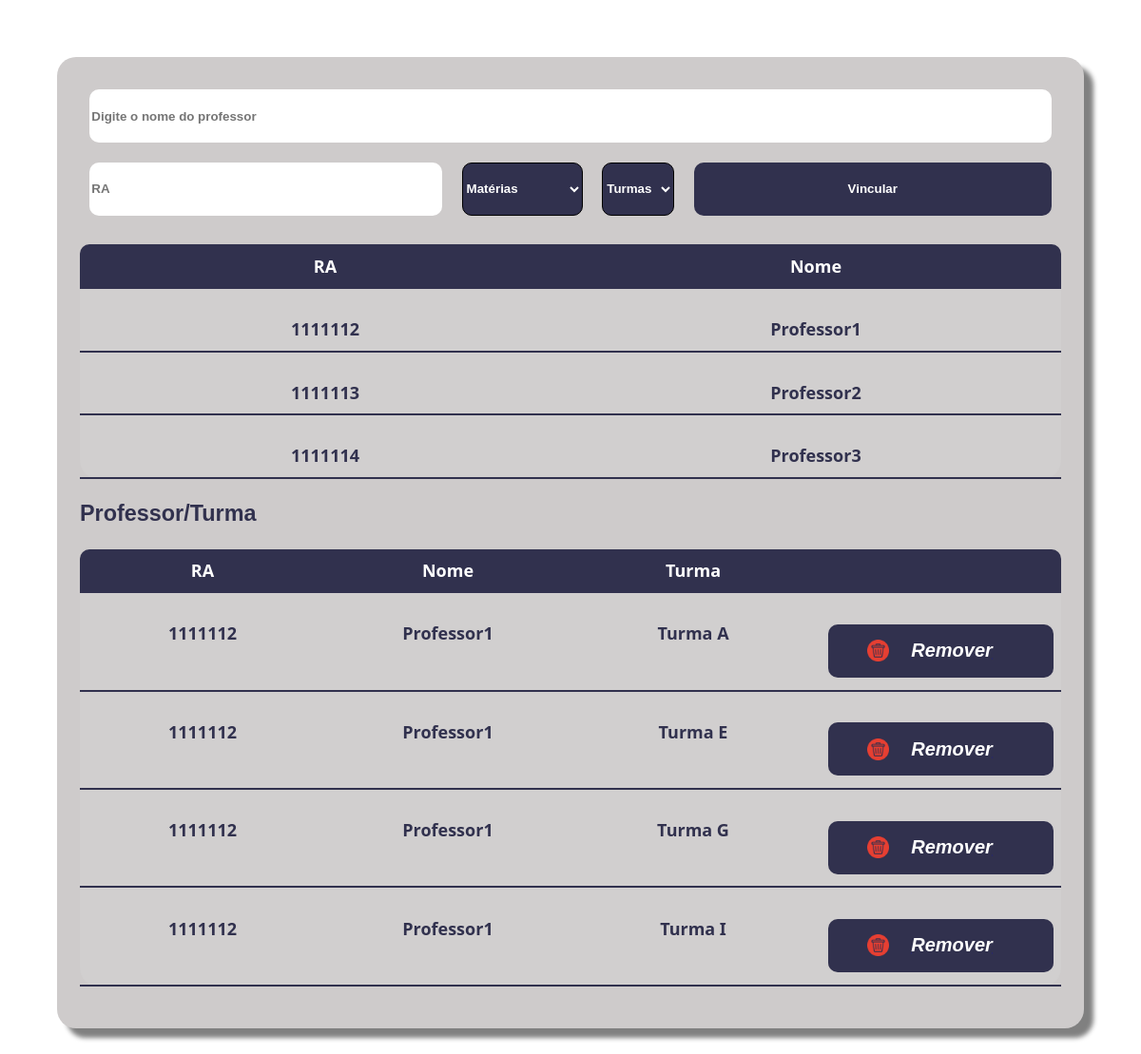
The app's page /Gerente/vincProf.php (signed in) with its own data.
### tables this page shows
CREATE TABLE `professor_turma` (
  `id` int(5) NOT NULL,
  `id_prof` int(9) DEFAULT NULL,
  `id_turma` int(5) DEFAULT NULL
);

CREATE TABLE `turmas` (
  `id` int(3) NOT NULL,
  `desc_turma` varchar(20) DEFAULT NULL
);

### BackEnd/conexao.php (called while the page is built, shortened)
<?php
class Conexao
{
    private $host = "localhost";
    private $port = "3306";
    private $user = "root";
    private $pass = "";
    private $dbName = "escola_db";
    private $pdo = null;
    public function __construct()
    {
        try {
            $this->pdo = new PDO("mysql:dbname=$this->dbName;host=$this->host;port=$this->port", $this->user, $this->pass);
        } catch (Exception $e) {
            $this->errorCode = $e->getCode();
            error_log(date("d-m-Y H:i:s")." - Falha ao conectar com o banco, código: '" . $e->getCode() . "', Erro: '" . $e->getMessage() . "'.\n", 3, "C:\\xampp\PhpSiteEscolaErrorsLog.log");
        }
    }
    public function executar($sql, $fullObject = false, $autoExec = true)
    {
        $stmt = $this->pdo->prepare($sql);
        if($autoExec || !$fullObject)
            $stmt->execute();
        if ($fullObject) {
            return $stmt;
        } else {
            $result = $stmt->fetchAll();
            return $result;
        }
    }
}

### Gerente/vincProf.php (the view, shortened to what this page needs)
<?php
require_once('../BackEnd/conexao.php');
$db = new Conexao();
?>
<!DOCTYPE html>
<html lang="pt-br">
<head>
    <link rel="stylesheet" href="../index.css">
    <link rel="stylesheet" href="../Cadastrados/tabelas.css">
</head>
<body>
    <div id="exib">
        <form method="POST" action="" class="Vincula">
            <input type="text" name="filtroNome" id="filtroNome" placeholder="Digite o nome do professor">
        </form>
        <form method="POST" action="../BackEnd/processVincProf.php" class="Vincula">
            <input type="text" name="raProf" placeholder="RA">
            <select name='materias' style='border: 1px solid black; width: 150px;'>
                <option value="">Matérias </option>
            </select>
            <select name='turmas' style='border: 1px solid black; width: 150px;'>
                <option value="">Turmas </option>
            </select>
            <input type="submit" name="submit" id="submit" class="btnVinc" value="Vincular">
        </form>
        <div class="dados" style="box-shadow: none;">
            <div class="titulos">
                <p>
                    <span>RA</span>
                    <span>Nome</span>
                </p>
            </div>
            <?php
            if (isset($_POST['filtroNome'])) {
                $nome = $_POST['filtroNome'];
                $result = $db->executar("SELECT ra, nome FROM view_professores WHERE nome LIKE '%$nome%'", true);
                if ($result) {
                    $nomeProfessores = $result->fetchAll(PDO::FETCH_ASSOC);
                } else {
                    echo "Nenhum professor encontrado com o nome informado.";
                }
            } else {
                $result = $db->executar("SELECT ra, nome FROM view_professores");
                $nomeProfessores = $result;
            }
            foreach ($nomeProfessores as $professores) {
                $ra = $professores['ra'];
                $nome = $professores['nome'];
                echo "<p><span>{$ra}</span><span>{$nome}</span></p>";
            }
            ?>
        </div>
        <h3>Professor/Turma</h3>
        <div class="dados" style="box-shadow: none;">
            <div class="titulos">
                <p>
                    <span>RA</span>
                    <span>Nome</span>
                    <span>Turma</span>
                    <span></span>
                </p>
            </div>
            <?php
            $result = $db->executar("SELECT p.ra AS ra, p.nome AS nome, t.desc_turma AS turma, pt.id as id FROM view_professores as p JOIN professor_turma AS pt ON p.id = pt.id_prof JOIN turmas as t ON pt.id_turma = t.id");
            $nomeProfessores = $result;
            foreach ($nomeProfessores as $professores) {
                $ra = $professores['ra'];
                $nome = $professores['nome'];
                $turma = $professores['turma'];
                $id = $professores['id'];
                echo "<p><span>{$ra}</span><span>{$nome}</span><span>{$turma}</span><span><a href='../BackEnd/processVincProf.php?remove&id=$id'><button><img src='../imgs/iconLixeira.png'><i>Remover</i></button></a></span></p>";
            }
            ?>
        </div>
    </div>
</body>
</html>

### index.css (style rules this page uses)
* { font-family: 'Lucida Sans', 'Lucida Sans Regular', 'Lucida Grande', 'Lucida Sans Unicode', Geneva, Verdana, sans-serif; box-sizing: border-box; font-weight: 700; }
body { margin: 0; display: flex; }
#exib { width: 90%; margin: 5%; overflow: auto; background-color: rgb(206, 203, 203); box-shadow: 10px 10px 5px gray; border-radius: 20px; color: rgb(49, 49, 78); font-size: 20px; padding: 2%; }
.Vincula { display: flex; justify-content: space-between; }
.Vincula input,select,button { width: 100%; height: 7vh; margin: 1%; border: none; border-radius: 10px; }
.Vincula button,select { color: white; background-color: rgb(49, 49, 78); }
#submit { color: white; background-color: rgb(49, 49, 78); }
.dados button { background-color: rgb(49, 49, 78); color: white; font-size: 20px; padding: 1%; display: flex; align-items: center; justify-content: center; text-decoration: underline rgb(49, 49, 78); }
.dados button img { width: 10%; }
.dados i { margin: 10%; }

### Cadastrados/tabelas.css (style rules this page uses)
.dados { background-color: rgb(209, 207, 207); border-radius: 20px; box-shadow: 10px 10px 5px gray; }
.dados p { display: flex; width: 100%; justify-content: space-between; }
.dados p span { width: 100%; font-size: 18px; font-family: 'Segoe UI', Tahoma, Geneva, Verdana, sans-serif; padding: 1%; text-align: center; font-weight: 600; border-bottom: 2px solid rgb(49, 49, 78); }
.titulos { background-color: rgb(49, 49, 78); color: white; border-radius: 10px 10px 0px 0px; }

### records on screen
professor_turma: ra "1111112", nome "Professor1", id_turma.desc_turma "Turma A"
professor_turma: ra "1111112", nome "Professor1", id_turma.desc_turma "Turma E"
professor_turma: ra "1111112", nome "Professor1", id_turma.desc_turma "Turma G"
professor_turma: ra "1111112", nome "Professor1", id_turma.desc_turma "Turma I"

### other values on screen
$ra "1111112"
$nome "Professor1"
$ra "1111113"
$nome "Professor2"
$ra "1111114"
$nome "Professor3"
